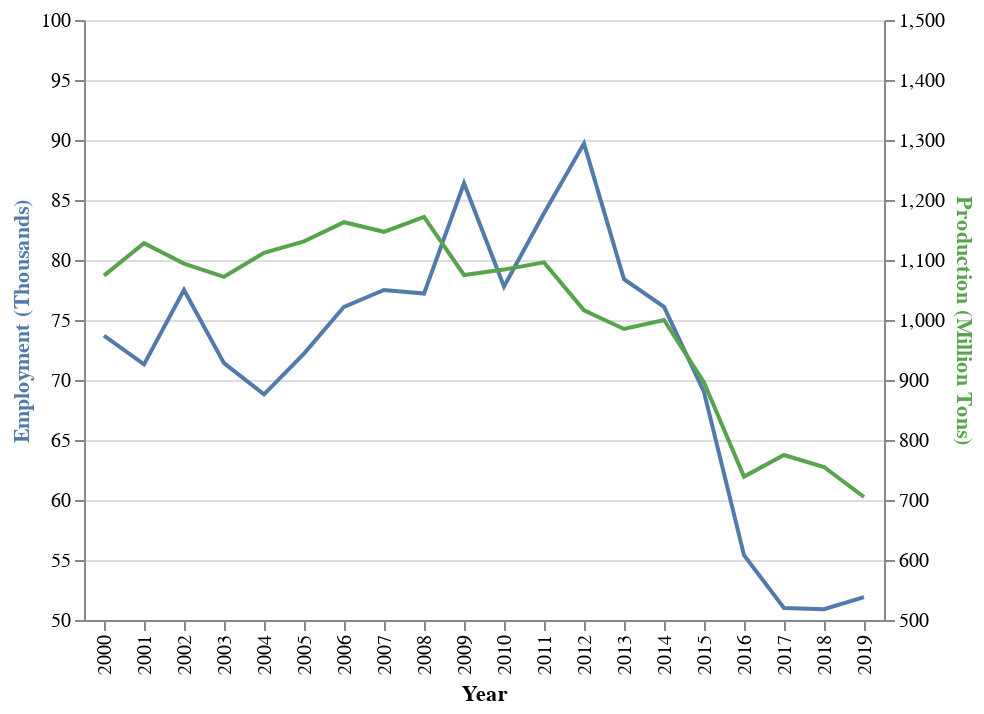

Here is the notebook cell this chart was saved with:
### Code cell
base = alt.Chart(coal).encode(
    alt.X('Year:N')
)

employ = base.mark_line(color='#507baa').encode(
    alt.Y('Employment (Thousands)',
          scale=alt.Scale(domain=(50,100)),
          axis=alt.Axis(titleColor='#507baa'))
)

produce = base.mark_line(color='#57A44C').encode(
    alt.Y('Production (Million Tons)',
          scale=alt.Scale(domain=(500,1500)),
          axis=alt.Axis(titleColor='#57A44C'))
)

alt.layer(employ, produce).resolve_scale(
    y = 'independent'
)

### Figure 1 — Vega-Lite specification as saved in the notebook (floating-point values rounded to 4 significant figures)
{"config": {"view": {"continuousWidth": 400, "continuousHeight": 300}}, "layer": [{"mark": {"type": "line", "color": "#507baa"}, "encoding": {"x": {"type": "nominal", "field": "Year"}, "y": {"type": "quantitative", "axis": {"titleColor": "#507baa"}, "field": "Employment (Thousands)", "scale": {"domain": [50, 100]}}}}, {"mark": {"type": "line", "color": "#57A44C"}, "encoding": {"x": {"type": "nominal", "field": "Year"}, "y": {"type": "quantitative", "axis": {"titleColor": "#57A44C"}, "field": "Production (Million Tons)", "scale": {"domain": [500, 1500]}}}}], "data": {"name": "data-1d8056d042b1144521207ba2651e0e3f"}, "resolve": {"scale": {"y": "independent"}}, "$schema": "https://vega.github.io/schema/vega-lite/v4.8.1.json", "datasets": {"data-1d8056d042b1144521207ba2651e0e3f": [{"Year": 2000, "Production (Million Tons)": 1074, "Employment (Thousands)": 73.7}, {"Year": 2001, "Production (Million Tons)": 1128, "Employment (Thousands)": 71.3}, {"Year": 2002, "Production (Million Tons)": 1094, "Employment (Thousands)": 77.5}, {"Year": 2003, "Production (Million Tons)": 1072, "Employment (Thousands)": 71.4}, {"Year": 2004, "Production (Million Tons)": 1112, "Employment (Thousands)": 68.8}, {"Year": 2005, "Production (Million Tons)": 1131, "Employment (Thousands)": 72.2}, {"Year": 2006, "Production (Million Tons)": 1163, "Employment (Thousands)": 76.1}, {"Year": 2007, "Production (Million Tons)": 1147, "Employment (Thousands)": 77.5}, {"Year": 2008, "Production (Million Tons)": 1172, "Employment (Thousands)": 77.2}, {"Year": 2009, "Production (Million Tons)": 1075, "Employment (Thousands)": 86.4}, {"Year": 2010, "Production (Million Tons)": 1084, "Employment (Thousands)": 77.8}, {"Year": 2011, "Production (Million Tons)": 1096, "Employment (Thousands)": 83.9}, {"Year": 2012, "Production (Million Tons)": 1016, "Employment (Thousands)": 89.7}, {"Year": 2013, "Production (Million Tons)": 985, "Employment (Thousands)": 78.4}, {"Year": 2014, "Production (Million Tons)": 1000, "Employment (Thousands)": 76.1}, {"Year": 2015, "Production (Million Tons)": 896, "Employment (Thousands)": 69.0}, {"Year": 2016, "Production (Million Tons)": 739, "Employment (Thousands)": 55.4}, {"Year": 2017, "Production (Million Tons)": 775, "Employment (Thousands)": 51.0}, {"Year": 2018, "Production (Million Tons)": 755, "Employment (Thousands)": 50.9}, {"Year": 2019, "Production (Million Tons)": 705, "Employment (Thousands)": 51.9}]}}
